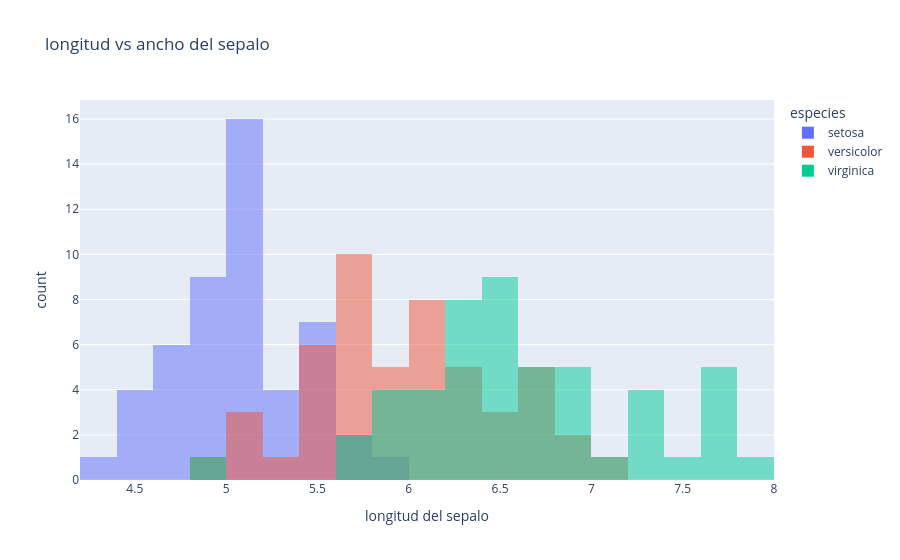

Notebook source saved alongside this figure:
### Code cell
#2
fig=px.histogram(
    data_frame=df,
    x="sepal_length",
    color="species",
    nbins=20,
    barmode="overlay",
    title="longitud vs ancho del sepalo",
    labels={
        "sepal_length": "longitud del sepalo",
        "species": "especies"

    }
)
fig.show()

### Figure 1 — Plotly figure (JSON) as saved in the notebook; plotly's stock layout.template omitted (floating-point values rounded to 4 significant figures)
{"data": [{"bingroup": "x", "hovertemplate": "especies=setosa<br>longitud del sepalo=%{x}<br>count=%{y}<extra></extra>", "legendgroup": "setosa", "marker": {"color": "#636efa", "opacity": 0.5, "pattern": {"shape": ""}}, "name": "setosa", "nbinsx": 20, "orientation": "v", "showlegend": true, "type": "histogram", "x": [5.1, 4.9, 4.7, 4.6, 5.0, 5.4, 4.6, 5.0, 4.4, 4.9, 5.4, 4.8, 4.8, 4.3, 5.8, 5.7, 5.4, 5.1, 5.7, 5.1, 5.4, 5.1, 4.6, 5.1, 4.8, 5.0, 5.0, 5.2, 5.2, 4.7, 4.8, 5.4, 5.2, 5.5, 4.9, 5.0, 5.5, 4.9, 4.4, 5.1, 5.0, 4.5, 4.4, 5.0, 5.1, 4.8, 5.1, 4.6, 5.3, 5.0], "xaxis": "x", "yaxis": "y"}, {"bingroup": "x", "hovertemplate": "especies=versicolor<br>longitud del sepalo=%{x}<br>count=%{y}<extra></extra>", "legendgroup": "versicolor", "marker": {"color": "#EF553B", "opacity": 0.5, "pattern": {"shape": ""}}, "name": "versicolor", "nbinsx": 20, "orientation": "v", "showlegend": true, "type": "histogram", "x": [7.0, 6.4, 6.9, 5.5, 6.5, 5.7, 6.3, 4.9, 6.6, 5.2, 5.0, 5.9, 6.0, 6.1, 5.6, 6.7, 5.6, 5.8, 6.2, 5.6, 5.9, 6.1, 6.3, 6.1, 6.4, 6.6, 6.8, 6.7, 6.0, 5.7, 5.5, 5.5, 5.8, 6.0, 5.4, 6.0, 6.7, 6.3, 5.6, 5.5, 5.5, 6.1, 5.8, 5.0, 5.6, 5.7, 5.7, 6.2, 5.1, 5.7], "xaxis": "x", "yaxis": "y"}, {"bingroup": "x", "hovertemplate": "especies=virginica<br>longitud del sepalo=%{x}<br>count=%{y}<extra></extra>", "legendgroup": "virginica", "marker": {"color": "#00cc96", "opacity": 0.5, "pattern": {"shape": ""}}, "name": "virginica", "nbinsx": 20, "orientation": "v", "showlegend": true, "type": "histogram", "x": [6.3, 5.8, 7.1, 6.3, 6.5, 7.6, 4.9, 7.3, 6.7, 7.2, 6.5, 6.4, 6.8, 5.7, 5.8, 6.4, 6.5, 7.7, 7.7, 6.0, 6.9, 5.6, 7.7, 6.3, 6.7, 7.2, 6.2, 6.1, 6.4, 7.2, 7.4, 7.9, 6.4, 6.3, 6.1, 7.7, 6.3, 6.4, 6.0, 6.9, 6.7, 6.9, 5.8, 6.8, 6.7, 6.7, 6.3, 6.5, 6.2, 5.9], "xaxis": "x", "yaxis": "y"}], "layout": {"barmode": "overlay", "legend": {"title": {"text": "especies"}, "tracegroupgap": 0}, "title": {"text": "longitud vs ancho del sepalo"}, "xaxis": {"anchor": "y", "domain": [0, 1], "title": {"text": "longitud del sepalo"}}, "yaxis": {"anchor": "x", "domain": [0, 1], "title": {"text": "count"}}}}
